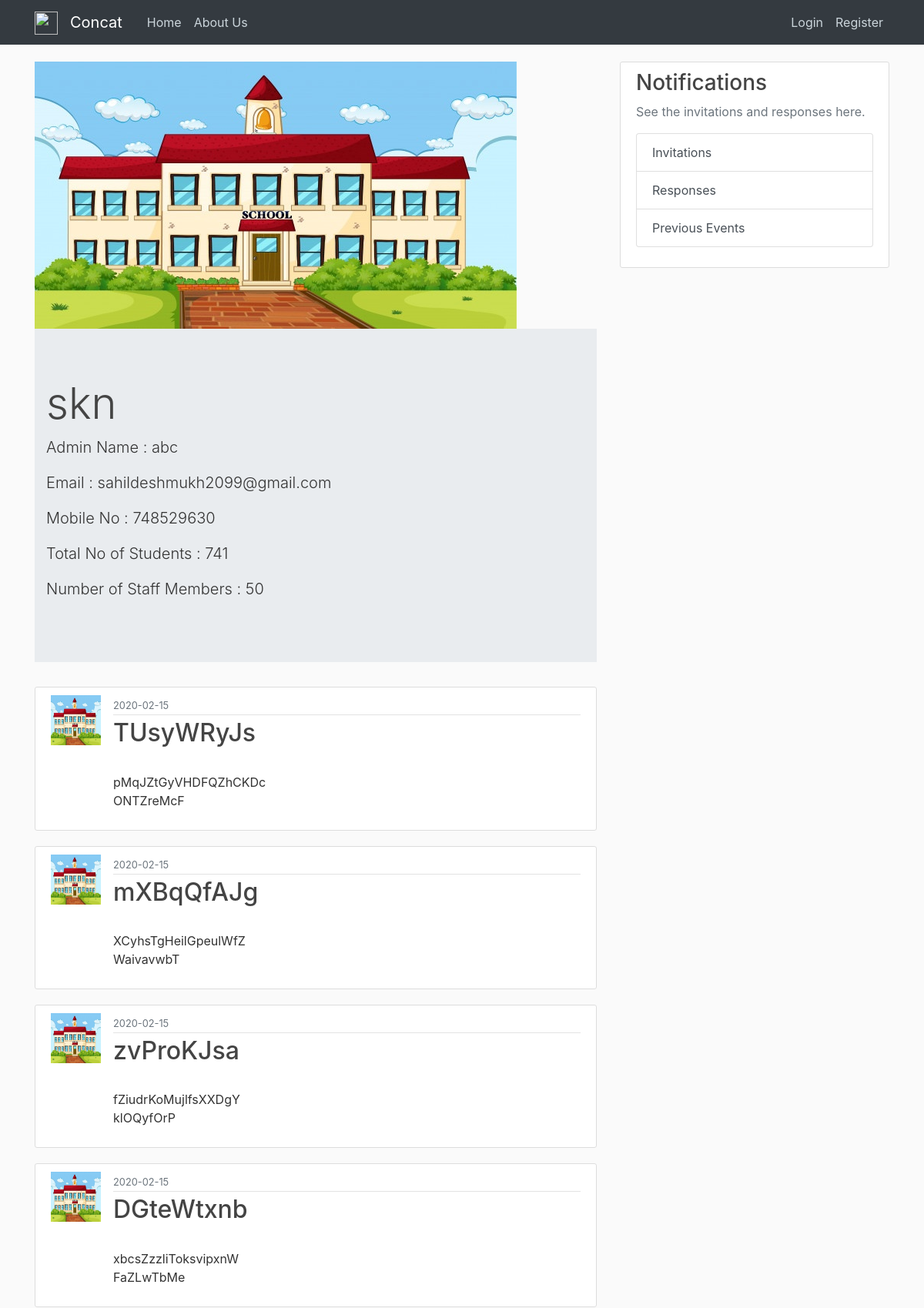
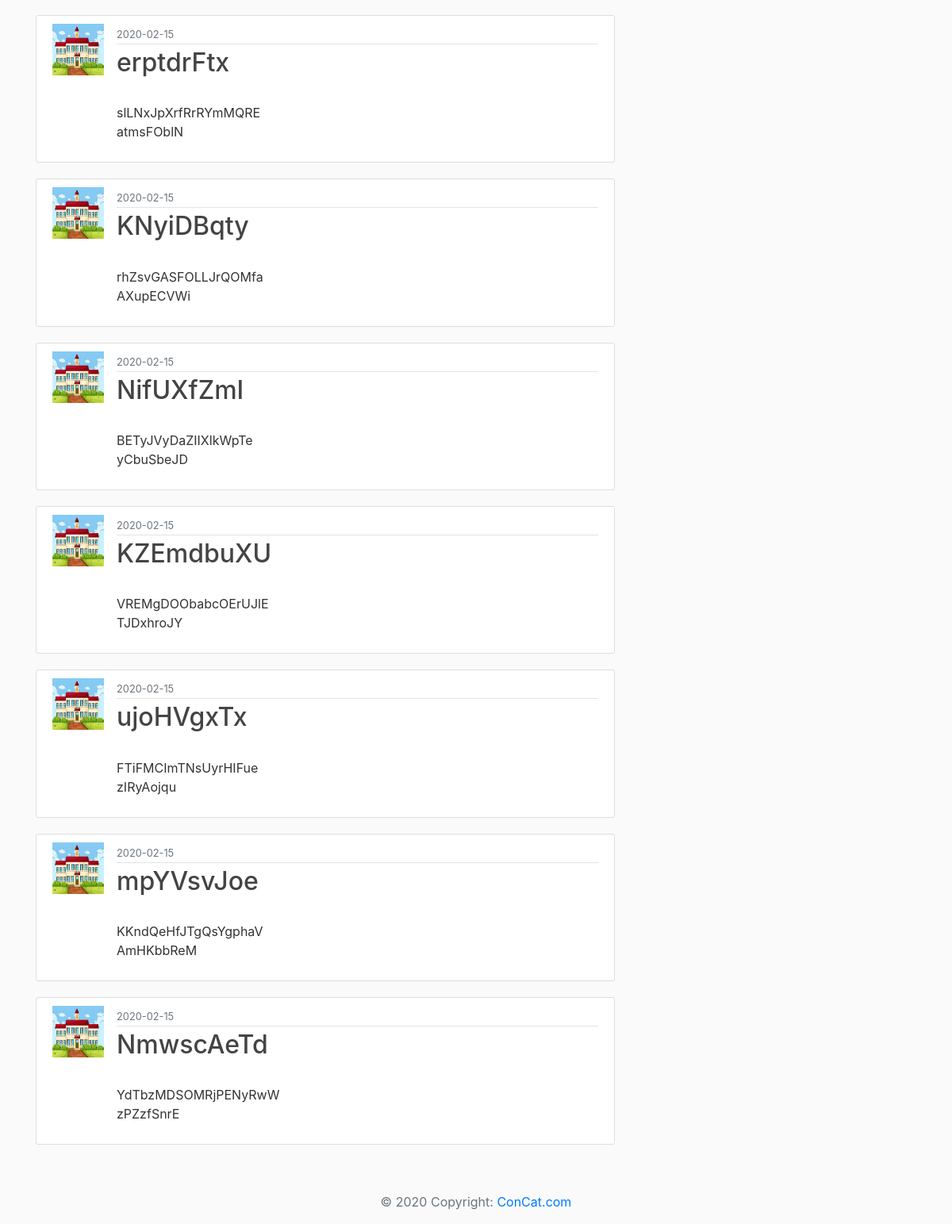
The page /institute_info/1 on the database its author committed (2 pictures, top to bottom).
### FlaskApp/models.py (models this page shows, shortened)
class Institute(db.Model , UserMixin):
	id = db.Column(db.Integer , primary_key = True)
	ins_name = db.Column(db.String(70),unique = True,nullable = False)
	admin_name = db.Column(db.String(50),nullable = False)
	address = db.Column(db.String(100),nullable=False)
	mobile_no = db.Column(db.Integer,unique = True,nullable=False)
	no_of_students = db.Column(db.Integer,nullable=False)
	no_of_staff = db.Column(db.Integer,nullable=False)
	email = db.Column(db.String(120),unique = True,nullable = False)
	password = db.Column(db.String(60),nullable=False)
	scope = db.Column(db.String(200),nullable=False)
	ins_img = db.Column(db.String(20), default='default.jpg')
	posts = db.relationship('Event',backref='host',lazy=True)

class Event(db.Model):
	id = db.Column(db.Integer , primary_key = True)
	title = db.Column(db.String(70),nullable = False)
	short_disc = db.Column(db.String(150),nullable = False)
	long_disc = db.Column(db.String(2000),nullable=False)
	poster = db.Column(db.String(20), default='default.jpg')
	reg_last_date = db.Column(db.DateTime , nullable=False)
	event_date = db.Column(db.DateTime , nullable=False)
	ins_id = db.Column(db.Integer,db.ForeignKey('institute.id'),nullable=False)

### FlaskApp/routes.py (the view)
@app.route("/institute_info/<int:ins_id>")
def institute_info(ins_id):
	institute = Institute.query.get_or_404(ins_id)
	events = Event.query.filter_by(host=institute).order_by(Event.event_date.desc())
	return render_template('institute_info.html',title=institute.ins_name,institute=institute , events = events)

### FlaskApp/templates/institute_info.html
{% extends "layout.html" %}
{% block content %}
    <img src="{{ url_for('static' , filename = 'ins_profiles/'+institute.ins_img) }}">
    <div class="jumbotron jumbotron-fluid">
      <div class="container">
        <h1 class="display-4"> {{ institute.ins_name }}</h1>
        <p class="lead">Admin Name : {{ institute.admin_name }}</p>
        <p class="lead">Email : {{ institute.email }}</p>
        <p class="lead">Mobile No : {{ institute.mobile_no }}</p>
        <p class="lead">Total No of Students : {{ institute.no_of_students }}</p>
        <p class="lead">Number of Staff Members : {{ institute.no_of_staff }}</p>
      </div>
  </div>
    {% for event in events %}
       <article class="media content-section">
          <img class="rounded_circle article-img" src="{{ url_for('static' , filename = 'ins_profiles/'+event.host.ins_img) }}">
          <div class="media-body">
            <div class="article-metadata">
              <small class="text-muted">{{ event.reg_last_date.strftime('%Y-%m-%d') }}</small>
            </div>
            <h2><a class="article-title" href="{{ url_for('event',event_id=event.id) }}">{{ event.title }}</a></h2>
            <p class="article-content">{{ event.short_disc }}</p>
          </div>
        </article>
   {% endfor %}
{% endblock content %}

### FlaskApp/static/main.css (style rules this page uses)
body { background: #fafafa; color: #333333; margin-top: 5rem; }
h1, h2, h3, h4, h5, h6 { color: #444444; }
.content-section { background: #ffffff; padding: 10px 20px; border: 1px solid #dddddd; border-radius: 3px; margin-bottom: 20px; }
.article-title { color: #444444; }
.article-content { white-space: pre-line; }
.article-img { height: 65px; width: 65px; margin-right: 16px; }
.article-metadata { padding-bottom: 1px; margin-bottom: 4px; border-bottom: 1px solid #e3e3e3 }

### rows shown on the page
Institute: ins_img (placeholder picture), ins_name "skn", admin_name "abc", email "sahildeshmukh2099@gmail.com", mobile_no "748529630", no_of_students "741", no_of_staff "50"
Event: ins_img (placeholder picture), reg_last_date "2020-02-15", title "TUsyWRyJs", short_disc "pMqJZtGyVHDFQZhCKDc ONTZreMcF"
Event: ins_img (placeholder picture), reg_last_date "2020-02-15", title "mXBqQfAJg", short_disc "XCyhsTgHeilGpeulWfZ WaivavwbT"
Event: ins_img (placeholder picture), reg_last_date "2020-02-15", title "zvProKJsa", short_disc "fZiudrKoMujlfsXXDgY klOQyfOrP"
Event: ins_img (placeholder picture), reg_last_date "2020-02-15", title "DGteWtxnb", short_disc "xbcsZzzliToksvipxnW FaZLwTbMe"
Event: ins_img (placeholder picture), reg_last_date "2020-02-15", title "erptdrFtx", short_disc "slLNxJpXrfRrRYmMQRE atmsFOblN"
Event: ins_img (placeholder picture), reg_last_date "2020-02-15", title "KNyiDBqty", short_disc "rhZsvGASFOLLJrQOMfa AXupECVWi"
Event: ins_img (placeholder picture), reg_last_date "2020-02-15", title "NifUXfZmI", short_disc "BETyJVyDaZIIXlkWpTe yCbuSbeJD"
Event: ins_img (placeholder picture), reg_last_date "2020-02-15", title "KZEmdbuXU", short_disc "VREMgDOObabcOErUJlE TJDxhroJY"
Event: ins_img (placeholder picture), reg_last_date "2020-02-15", title "ujoHVgxTx", short_disc "FTiFMCImTNsUyrHIFue zIRyAojqu"
Event: ins_img (placeholder picture), reg_last_date "2020-02-15", title "mpYVsvJoe", short_disc "KKndQeHfJTgQsYgphaV AmHKbbReM"
Event: ins_img (placeholder picture), reg_last_date "2020-02-15", title "NmwscAeTd", short_disc "YdTbzMDSOMRjPENyRwW zPZzfSnrE"
